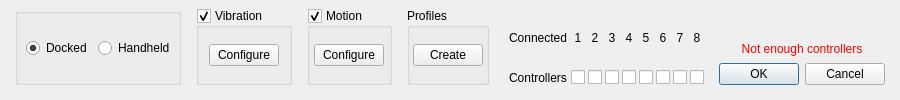
       <widget class="QWidget" name="bottomControllerApplet" native="true">
        <layout class="QHBoxLayout" name="horizontalLayout_6">
         <property name="spacing">
          <number>15</number>
         </property>
         <property name="leftMargin">
          <number>15</number>
         </property>
         <property name="topMargin">
          <number>8</number>
         </property>
         <property name="rightMargin">
          <number>15</number>
         </property>
         <property name="bottomMargin">
          <number>15</number>
         </property>
         <item>
          <widget class="QGroupBox" name="handheldGroup">
           <property name="maximumSize">
            <size>
             <width>16777215</width>
             <height>16777215</height>
            </size>
           </property>
           <property name="catalogueKey" stdset="0">
            <string notr="true">use_docked_mode</string>
           </property>
           <layout class="QHBoxLayout" name="horizontalLayout_3">
            <property name="spacing">
             <number>6</number>
            </property>
            <property name="leftMargin">
             <number>8</number>
            </property>
            <property name="topMargin">
             <number>6</number>
            </property>
            <property name="rightMargin">
             <number>3</number>
            </property>
            <property name="bottomMargin">
             <number>6</number>
            </property>
            <item>
             <widget class="QRadioButton" name="radioDocked">
              <property name="text">
               <string>Docked</string>
              </property>
              <property name="checked">
               <bool>true</bool>
              </property>
             </widget>
            </item>
            <item>
             <widget class="QRadioButton" name="radioUndocked">
              <property name="text">
               <string>Handheld</string>
              </property>
             </widget>
            </item>
           </layout>
          </widget>
         </item>
         <item>
          <widget class="QGroupBox" name="vibrationGroup">
           <property name="title">
            <string>Vibration</string>
           </property>
           <property name="checkable">
            <bool>true</bool>
           </property>
           <layout class="QHBoxLayout" name="horizontalLayout_5">
            <property name="leftMargin">
             <number>3</number>
            </property>
            <property name="topMargin">
             <number>3</number>
            </property>
            <property name="rightMargin">
             <number>3</number>
            </property>
            <property name="bottomMargin">
             <number>3</number>
            </property>
            <item>
             <widget class="QPushButton" name="vibrationButton">
              <property name="minimumSize">
               <size>
                <width>68</width>
                <height>0</height>
               </size>
              </property>
              <property name="maximumSize">
               <size>
                <width>68</width>
                <height>16777215</height>
               </size>
              </property>
              <property name="styleSheet">
               <string notr="true">min-width: 68px;</string>
              </property>
              <property name="text">
               <string>Configure</string>
              </property>
             </widget>
            </item>
           </layout>
          </widget>
         </item>
         <item>
          <widget class="QGroupBox" name="motionGroup">
           <property name="title">
            <string>Motion</string>
           </property>
           <property name="checkable">
            <bool>true</bool>
           </property>
           <layout class="QHBoxLayout" name="horizontalLayout_4">
            <property name="leftMargin">
             <number>3</number>
            </property>
            <property name="topMargin">
             <number>3</number>
            </property>
            <property name="rightMargin">
             <number>3</number>
            </property>
            <property name="bottomMargin">
             <number>3</number>
            </property>
            <item>
             <widget class="QPushButton" name="motionButton">
              <property name="minimumSize">
               <size>
                <width>68</width>
                <height>0</height>
               </size>
              </property>
              <property name="maximumSize">
               <size>
                <width>68</width>
                <height>16777215</height>
               </size>
              </property>
              <property name="styleSheet">
               <string notr="true">min-width: 68px;</string>
              </property>
              <property name="text">
               <string>Configure</string>
              </property>
             </widget>
            </item>
           </layout>
          </widget>
         </item>
         <item>
          <widget class="QGroupBox" name="inputConfigGroup">
           <property name="title">
            <string>Profiles</string>
           </property>
           <layout class="QHBoxLayout" name="horizontalLayout_7">
            <property name="leftMargin">
             <number>3</number>
            </property>
            <property name="topMargin">
             <number>3</number>
            </property>
            <property name="rightMargin">
             <number>3</number>
            </property>
            <property name="bottomMargin">
             <number>3</number>
            </property>
            <item>
             <widget class="QPushButton" name="inputConfigButton">
              <property name="maximumSize">
               <size>
                <width>68</width>
                <height>16777215</height>
               </size>
              </property>
              <property name="styleSheet">
               <string notr="true">min-width: 68px;</string>
              </property>
              <property name="text">
               <string>Create</string>
              </property>
             </widget>
            </item>
           </layout>
          </widget>
         </item>
         <item>
          <widget class="QWidget" name="connectedControllers" native="true">
           <layout class="QGridLayout" name="gridLayout_2">
            <property name="leftMargin">
             <number>5</number>
            </property>
            <property name="topMargin">
             <number>0</number>
            </property>
            <property name="rightMargin">
             <number>0</number>
            </property>
            <property name="bottomMargin">
             <number>0</number>
            </property>
            <property name="spacing">
             <number>3</number>
            </property>
            <item row="1" column="4">
             <widget class="QCheckBox" name="checkboxPlayer4Connected">
              <property name="text">
               <string/>
              </property>
             </widget>
            </item>
            <item row="1" column="0">
             <widget class="QLabel" name="labelControllers">
              <property name="text">
               <string>Controllers</string>
              </property>
             </widget>
            </item>
            <item row="1" column="2">
             <widget class="QCheckBox" name="checkboxPlayer2Connected">
              <property name="text">
               <string/>
              </property>
             </widget>
            </item>
            <item row="0" column="1">
             <widget class="QLabel" name="labelConnectedPlayer1">
              <property name="text">
               <string>1</string>
              </property>
              <property name="alignment">
               <set>Qt::AlignCenter</set>
              </property>
             </widget>
            </item>
            <item row="1" column="3">
             <widget class="QCheckBox" name="checkboxPlayer3Connected">
              <property name="text">
               <string/>
              </property>
             </widget>
            </item>
            <item row="1" column="1">
             <widget class="QCheckBox" name="checkboxPlayer1Connected">
              <property name="layoutDirection">
               <enum>Qt::LeftToRight</enum>
              </property>
              <property name="checked">
               <bool>false</bool>
              </property>
             </widget>
            </item>
            <item row="0" column="2">
             <widget class="QLabel" name="labelConnectedPlayer2">
              <property name="text">
               <string>2</string>
              </property>
              <property name="alignment">
               <set>Qt::AlignCenter</set>
              </property>
             </widget>
            </item>
            <item row="0" column="4">
             <widget class="QLabel" name="labelConnectedPlayer4">
              <property name="text">
               <string>4</string>
              </property>
              <property name="alignment">
               <set>Qt::AlignCenter</set>
              </property>
             </widget>
            </item>
            <item row="0" column="3">
             <widget class="QLabel" name="labelConnectedPlayer3">
              <property name="text">
               <string>3</string>
              </property>
              <property name="alignment">
               <set>Qt::AlignCenter</set>
              </property>
             </widget>
            </item>
            <item row="0" column="0">
             <widget class="QLabel" name="labelConnected">
              <property name="text">
               <string>Connected</string>
              </property>
             </widget>
            </item>
            <item row="1" column="7">
             <widget class="QCheckBox" name="checkboxPlayer7Connected">
              <property name="text">
               <string/>
              </property>
             </widget>
            </item>
            <item row="0" column="5">
             <widget class="QLabel" name="labelConnectedPlayer5">
              <property name="text">
               <string>5</string>
              </property>
              <property name="alignment">
               <set>Qt::AlignCenter</set>
              </property>
             </widget>
            </item>
            <item row="1" column="6">
             <widget class="QCheckBox" name="checkboxPlayer6Connected">
              <property name="text">
               <string/>
              </property>
             </widget>
            </item>
            <item row="0" column="7">
             <widget class="QLabel" name="labelConnectedPlayer7">
              <property name="text">
               <string>7</string>
              </property>
              <property name="alignment">
               <set>Qt::AlignCenter</set>
              </property>
             </widget>
            </item>
            <item row="1" column="5">
             <widget class="QCheckBox" name="checkboxPlayer5Connected">
              <property name="text">
               <string/>
              </property>
             </widget>
            </item>
            <item row="0" column="6">
             <widget class="QLabel" name="labelConnectedPlayer6">
              <property name="text">
               <string>6</string>
              </property>
              <property name="alignment">
               <set>Qt::AlignCenter</set>
              </property>
             </widget>
            </item>
            <item row="0" column="8">
             <widget class="QLabel" name="labelConnectedPlayer8">
              <property name="text">
               <string>8</string>
              </property>
              <property name="alignment">
               <set>Qt::AlignCenter</set>
              </property>
             </widget>
            </item>
            <item row="1" column="8">
             <widget class="QCheckBox" name="checkboxPlayer8Connected">
              <property name="text">
               <string/>
              </property>
             </widget>
            </item>
           </layout>
          </widget>
         </item>
         <item>
          <spacer name="controllerAppletHorizontalSpacer">
           <property name="orientation">
            <enum>Qt::Horizontal</enum>
           </property>
           <property name="sizeHint" stdset="0">
            <size>
             <width>0</width>
             <height>20</height>
            </size>
           </property>
          </spacer>
         </item>
         <item alignment="Qt::AlignBottom">
          <widget class="QWidget" name="closeButtons" native="true">
           <layout class="QVBoxLayout" name="verticalLayout_46">
            <property name="spacing">
             <number>7</number>
            </property>
            <property name="leftMargin">
             <number>0</number>
            </property>
            <property name="topMargin">
             <number>0</number>
            </property>
            <property name="rightMargin">
             <number>0</number>
            </property>
            <property name="bottomMargin">
             <number>0</number>
            </property>
            <item>
             <widget class="QLabel" name="labelError">
              <property name="enabled">
               <bool>true</bool>
              </property>
              <property name="styleSheet">
               <string notr="true">QLabel { color : red; }</string>
              </property>
              <property name="text">
               <string>Not enough controllers</string>
              </property>
              <property name="alignment">
               <set>Qt::AlignCenter</set>
              </property>
              <property name="margin">
               <number>0</number>
              </property>
             </widget>
            </item>
            <item>
             <widget class="QDialogButtonBox" name="buttonBox">
              <property name="enabled">
               <bool>true</bool>
              </property>
              <property name="standardButtons">
               <set>QDialogButtonBox::Cancel|QDialogButtonBox::Ok</set>
              </property>
             </widget>
            </item>
           </layout>
          </widget>
         </item>
        </layout>
       </widget>
